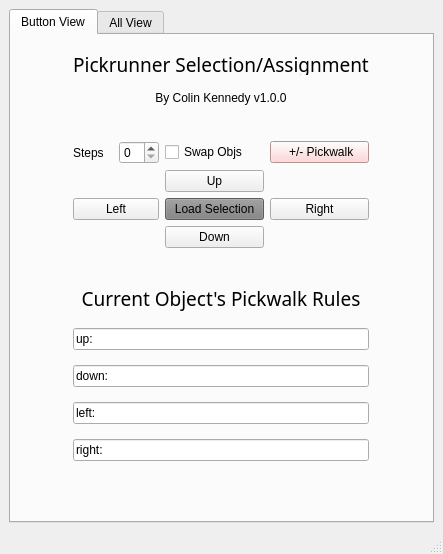
<?xml version="1.0" encoding="UTF-8"?>
<ui version="4.0">
 <class>MainWindow</class>
 <widget class="QMainWindow" name="MainWindow">
  <property name="geometry">
   <rect>
    <x>0</x>
    <y>0</y>
    <width>443</width>
    <height>554</height>
   </rect>
  </property>
  <property name="windowTitle">
   <string>MainWindow</string>
  </property>
  <widget class="QWidget" name="centralwidget">
   <layout class="QGridLayout" name="gridLayout">
    <item row="0" column="0">
     <widget class="QTabWidget" name="tabWidget">
      <property name="currentIndex">
       <number>0</number>
      </property>
      <widget class="QWidget" name="buttonView_tp">
       <attribute name="title">
        <string>Button View</string>
       </attribute>
       <layout class="QGridLayout" name="gridLayout_2">
        <item row="0" column="1">
         <widget class="QLabel" name="appTitle_l">
          <property name="maximumSize">
           <size>
            <width>16777215</width>
            <height>22</height>
           </size>
          </property>
          <property name="font">
           <font>
            <family>Minion Pro SmBd</family>
            <pointsize>14</pointsize>
            <weight>50</weight>
            <bold>false</bold>
           </font>
          </property>
          <property name="text">
           <string>Pickrunner Selection/Assignment</string>
          </property>
          <property name="alignment">
           <set>Qt::AlignCenter</set>
          </property>
         </widget>
        </item>
        <item row="1" column="1">
         <widget class="QLabel" name="appSubtitle_l">
          <property name="maximumSize">
           <size>
            <width>16777215</width>
            <height>16</height>
           </size>
          </property>
          <property name="text">
           <string>By Colin Kennedy v1.0.0</string>
          </property>
          <property name="alignment">
           <set>Qt::AlignCenter</set>
          </property>
         </widget>
        </item>
        <item row="2" column="1">
         <spacer name="verticalSpacer_2">
          <property name="orientation">
           <enum>Qt::Vertical</enum>
          </property>
          <property name="sizeType">
           <enum>QSizePolicy::Fixed</enum>
          </property>
          <property name="sizeHint" stdset="0">
           <size>
            <width>278</width>
            <height>20</height>
           </size>
          </property>
         </spacer>
        </item>
        <item row="3" column="0">
         <spacer name="horizontalSpacer">
          <property name="orientation">
           <enum>Qt::Horizontal</enum>
          </property>
          <property name="sizeHint" stdset="0">
           <size>
            <width>91</width>
            <height>20</height>
           </size>
          </property>
         </spacer>
        </item>
        <item row="3" column="1">
         <layout class="QGridLayout" name="selection_gridLayout" columnstretch="0,0,0,0">
          <item row="3" column="2">
           <widget class="QPushButton" name="down_pb">
            <property name="maximumSize">
             <size>
              <width>16777215</width>
              <height>16777215</height>
             </size>
            </property>
            <property name="layoutDirection">
             <enum>Qt::LeftToRight</enum>
            </property>
            <property name="text">
             <string>Down</string>
            </property>
           </widget>
          </item>
          <item row="2" column="2">
           <widget class="QPushButton" name="loadSelection_pb">
            <property name="styleSheet">
             <string notr="true">background-color: gray;</string>
            </property>
            <property name="text">
             <string>Load Selection</string>
            </property>
           </widget>
          </item>
          <item row="0" column="3">
           <widget class="QPushButton" name="assignLayout_pb">
            <property name="maximumSize">
             <size>
              <width>16777215</width>
              <height>16777215</height>
             </size>
            </property>
            <property name="layoutDirection">
             <enum>Qt::LeftToRight</enum>
            </property>
            <property name="styleSheet">
             <string notr="true">background-color: #ffcccc;</string>
            </property>
            <property name="text">
             <string> +/- Pickwalk</string>
            </property>
           </widget>
          </item>
          <item row="0" column="2">
           <widget class="QCheckBox" name="swapObjs_cb">
            <property name="toolTip">
             <string>&lt;html&gt;&lt;head/&gt;&lt;body&gt;&lt;p&gt;Enables a two-way connection betweens the loaded object and the selected object. (assigning to the one direction also assigns to that selection object's opposite direction)&lt;/p&gt;&lt;/body&gt;&lt;/html&gt;</string>
            </property>
            <property name="whatsThis">
             <string>&lt;html&gt;&lt;head/&gt;&lt;body&gt;&lt;p&gt;If this checkbox is off, when you connect objects, the connection is only one way. Enabling this ensures a two-way connection&lt;/p&gt;&lt;/body&gt;&lt;/html&gt;</string>
            </property>
            <property name="text">
             <string>Swap Objs</string>
            </property>
           </widget>
          </item>
          <item row="2" column="3">
           <widget class="QPushButton" name="right_pb">
            <property name="text">
             <string>Right</string>
            </property>
           </widget>
          </item>
          <item row="1" column="2">
           <widget class="QPushButton" name="up_pb">
            <property name="maximumSize">
             <size>
              <width>16777215</width>
              <height>16777215</height>
             </size>
            </property>
            <property name="text">
             <string>Up</string>
            </property>
           </widget>
          </item>
          <item row="0" column="1">
           <widget class="QSpinBox" name="spinBox">
            <property name="maximumSize">
             <size>
              <width>40</width>
              <height>16777215</height>
             </size>
            </property>
           </widget>
          </item>
          <item row="0" column="0">
           <widget class="QLabel" name="label">
            <property name="maximumSize">
             <size>
              <width>40</width>
              <height>16777215</height>
             </size>
            </property>
            <property name="text">
             <string>Steps</string>
            </property>
           </widget>
          </item>
          <item row="2" column="0" colspan="2">
           <widget class="QPushButton" name="left_pb">
            <property name="text">
             <string>Left</string>
            </property>
           </widget>
          </item>
         </layout>
        </item>
        <item row="3" column="2">
         <spacer name="horizontalSpacer_2">
          <property name="orientation">
           <enum>Qt::Horizontal</enum>
          </property>
          <property name="sizeHint" stdset="0">
           <size>
            <width>91</width>
            <height>20</height>
           </size>
          </property>
         </spacer>
        </item>
        <item row="4" column="1">
         <spacer name="verticalSpacer_6">
          <property name="orientation">
           <enum>Qt::Vertical</enum>
          </property>
          <property name="sizeType">
           <enum>QSizePolicy::Fixed</enum>
          </property>
          <property name="sizeHint" stdset="0">
           <size>
            <width>20</width>
            <height>20</height>
           </size>
          </property>
         </spacer>
        </item>
        <item row="5" column="1">
         <widget class="QLabel" name="currentObjPickwalkRules_l">
          <property name="maximumSize">
           <size>
            <width>16777215</width>
            <height>30</height>
           </size>
          </property>
          <property name="font">
           <font>
            <family>Minion Pro SmBd</family>
            <pointsize>14</pointsize>
           </font>
          </property>
          <property name="text">
           <string>Current Object's Pickwalk Rules</string>
          </property>
          <property name="alignment">
           <set>Qt::AlignCenter</set>
          </property>
         </widget>
        </item>
        <item row="6" column="1">
         <widget class="QLineEdit" name="up_le">
          <property name="text">
           <string>up: </string>
          </property>
         </widget>
        </item>
        <item row="7" column="1">
         <widget class="QLineEdit" name="down_le">
          <property name="text">
           <string>down: </string>
          </property>
         </widget>
        </item>
        <item row="8" column="1">
         <widget class="QLineEdit" name="left_le">
          <property name="text">
           <string>left: </string>
          </property>
         </widget>
        </item>
        <item row="9" column="1">
         <widget class="QLineEdit" name="right_le">
          <property name="text">
           <string>right: </string>
          </property>
         </widget>
        </item>
        <item row="10" column="1">
         <spacer name="verticalSpacer_5">
          <property name="orientation">
           <enum>Qt::Vertical</enum>
          </property>
          <property name="sizeType">
           <enum>QSizePolicy::Fixed</enum>
          </property>
          <property name="sizeHint" stdset="0">
           <size>
            <width>10</width>
            <height>40</height>
           </size>
          </property>
         </spacer>
        </item>
       </layout>
      </widget>
      <widget class="QWidget" name="allView_tp">
       <attribute name="title">
        <string>All View</string>
       </attribute>
       <layout class="QGridLayout" name="gridLayout_5">
        <item row="0" column="0">
         <layout class="QGridLayout" name="connectionTree_gridLayout" rowstretch="0,0,0,0,0,0,0,0" columnstretch="1,0,0,0">
          <item row="2" column="1">
           <spacer name="horizontalSpacer_3">
            <property name="orientation">
             <enum>Qt::Horizontal</enum>
            </property>
            <property name="sizeType">
             <enum>QSizePolicy::Fixed</enum>
            </property>
            <property name="sizeHint" stdset="0">
             <size>
              <width>5</width>
              <height>20</height>
             </size>
            </property>
           </spacer>
          </item>
          <item row="1" column="0" rowspan="7">
           <widget class="QTreeView" name="treeView_tw"/>
          </item>
          <item row="7" column="2" colspan="2">
           <widget class="QPushButton" name="moveRight_pb">
            <property name="text">
             <string>Move Right</string>
            </property>
           </widget>
          </item>
          <item row="0" column="0">
           <widget class="QLabel" name="existingSceneConnections_l">
            <property name="maximumSize">
             <size>
              <width>16777215</width>
              <height>20</height>
             </size>
            </property>
            <property name="font">
             <font>
              <family>Minion Pro SmBd</family>
              <pointsize>14</pointsize>
              <weight>50</weight>
              <bold>false</bold>
             </font>
            </property>
            <property name="layoutDirection">
             <enum>Qt::LeftToRight</enum>
            </property>
            <property name="text">
             <string>Existing Scene Connections</string>
            </property>
            <property name="alignment">
             <set>Qt::AlignCenter</set>
            </property>
           </widget>
          </item>
          <item row="6" column="2" colspan="2">
           <widget class="QPushButton" name="moveLeft_pb">
            <property name="text">
             <string>Move Left</string>
            </property>
           </widget>
          </item>
          <item row="4" column="2" colspan="2">
           <widget class="QPushButton" name="moveUp_pb">
            <property name="text">
             <string>Move Up</string>
            </property>
           </widget>
          </item>
          <item row="5" column="2" colspan="2">
           <widget class="QPushButton" name="moveDown_pb">
            <property name="text">
             <string>Move Down</string>
            </property>
           </widget>
          </item>
          <item row="1" column="2" colspan="2">
           <widget class="QPushButton" name="add_pb">
            <property name="maximumSize">
             <size>
              <width>16777215</width>
              <height>16777215</height>
             </size>
            </property>
            <property name="text">
             <string>Add</string>
            </property>
           </widget>
          </item>
          <item row="2" column="2" colspan="2">
           <widget class="QPushButton" name="delete_pb">
            <property name="text">
             <string>Delete</string>
            </property>
           </widget>
          </item>
          <item row="0" column="2" colspan="2">
           <layout class="QHBoxLayout" name="horizontalLayout">
            <item>
             <widget class="QLineEdit" name="lineEdit"/>
            </item>
            <item>
             <widget class="QPushButton" name="pushButton">
              <property name="maximumSize">
               <size>
                <width>60</width>
                <height>16777215</height>
               </size>
              </property>
              <property name="text">
               <string>Search</string>
              </property>
             </widget>
            </item>
           </layout>
          </item>
          <item row="3" column="2" colspan="2">
           <spacer name="verticalSpacer_4">
            <property name="orientation">
             <enum>Qt::Vertical</enum>
            </property>
            <property name="sizeType">
             <enum>QSizePolicy::Fixed</enum>
            </property>
            <property name="sizeHint" stdset="0">
             <size>
              <width>20</width>
              <height>20</height>
             </size>
            </property>
           </spacer>
          </item>
         </layout>
        </item>
       </layout>
      </widget>
     </widget>
    </item>
   </layout>
  </widget>
  <widget class="QMenuBar" name="menubar">
   <property name="geometry">
    <rect>
     <x>0</x>
     <y>0</y>
     <width>443</width>
     <height>25</height>
    </rect>
   </property>
  </widget>
  <widget class="QStatusBar" name="statusbar"/>
 </widget>
 <resources/>
 <connections/>
</ui>
